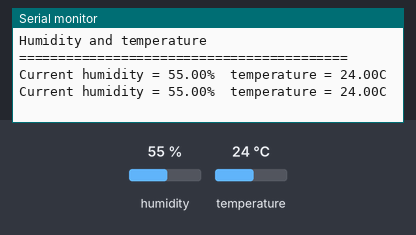
Simulated run of this sketch. Board: ESP8266 (NodeMCU). Shown: the last lines printed to the serial monitor. The inputs (shaded band) are chosen by the test bench; at power-on: humidity 55 %, temperature 24 °C.

Above: at 1.9 s.
2.0 s: humidity set to 22 %
At 3.0 s:
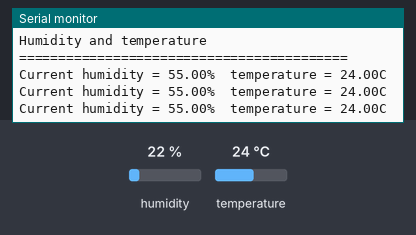
5.2 s: temperature set to 12 °C
At 5.9 s:
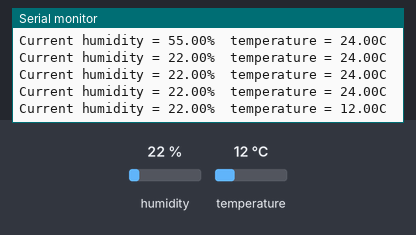
8.4 s: humidity set to 40 %
At 9.3 s:
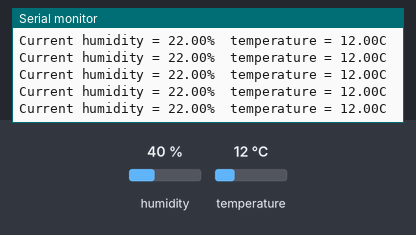
Timing chart, 0 to 11.4 s (numbered marks = the images above; inputs shaded):
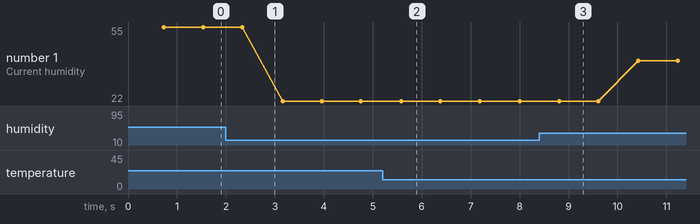

The sketch:

DHT11.ino
```cpp
#include "DHT.h"        // including the library of DHT11 temperature and humidity sensor
#define DHTTYPE DHT11   // DHT 11

#define dht_dpin D4
DHT dht(dht_dpin, DHTTYPE);

void setup()
{
  dht.begin();
  Serial.begin(9600);
  Serial.println("Humidity and temperature \n\n");
  Serial.println("==========================================");
  delay(700);
}
void loop() {
    float Humidity = dht.readHumidity();
    float Temperature = dht.readTemperature();
    Serial.print("Current humidity = ");
    Serial.print(Humidity);
    Serial.print("%  ");
    Serial.print("temperature = ");
    Serial.print(Temperature);
    Serial.println("C  ");
  delay(800);
}
```

Measured:
- after the input at 5.2 s, the serial monitor: prints a new line after 0.38 s (image 2)
- plotted number 1: 55 → 22 after the input at 2.0 s, 22 → 40 after the input at 8.4 s
